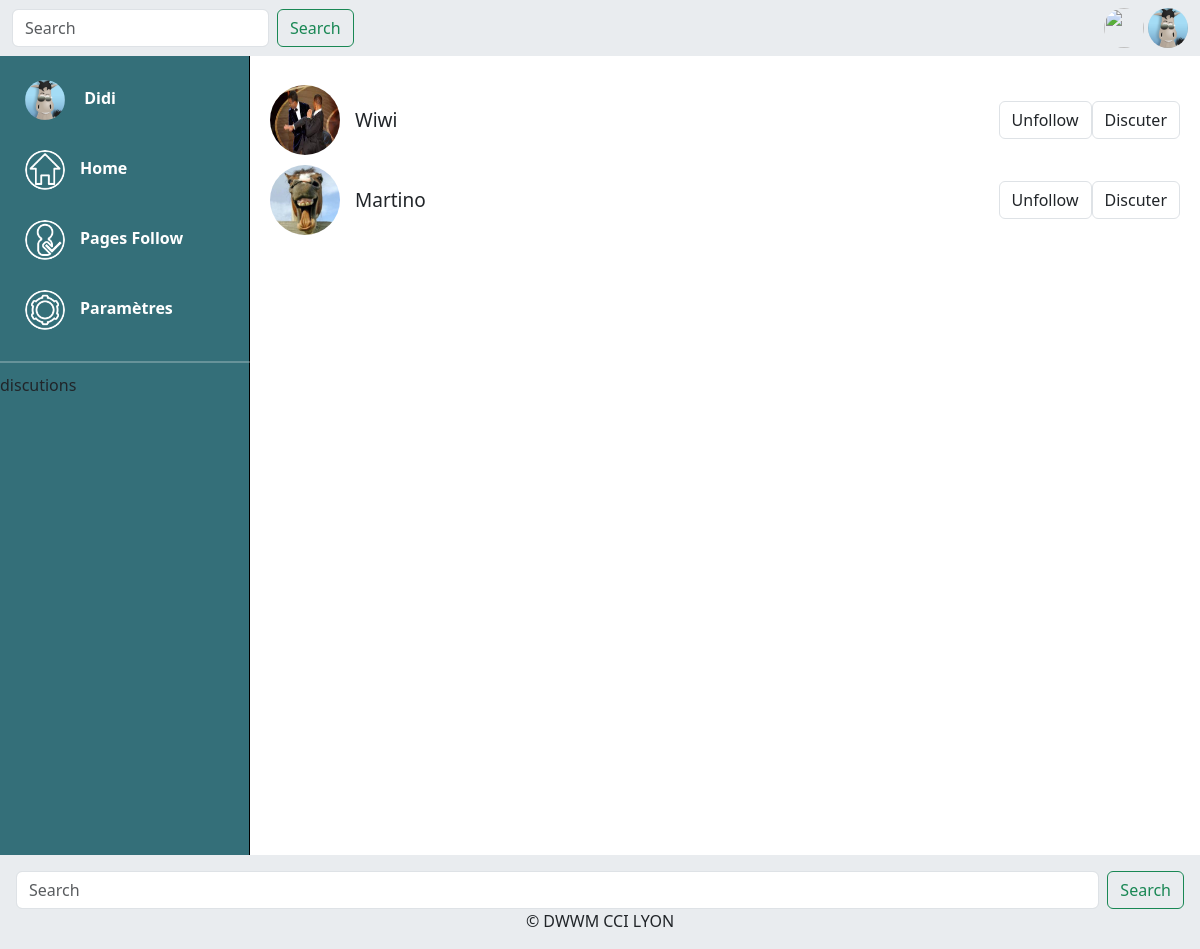
The app's page /index.php?page=follow (signed in) with its own data.
### tables this page shows
CREATE TABLE IF NOT EXISTS `friends` (
  `id` int(11) NOT NULL AUTO_INCREMENT,
  `id_user` int(11) NOT NULL,
  `id_follow` int(11) NOT NULL,
  PRIMARY KEY (`id`),
  KEY `FK_FriendsIdFollow_UsersIdUsers` (`id_follow`)
);

CREATE TABLE IF NOT EXISTS `users` (
  `id` int(11) NOT NULL AUTO_INCREMENT,
  `admin` int(11) DEFAULT 0,
  `id_photo` int(11) DEFAULT 3,
  `firstname` varchar(255) NOT NULL,
  `name` varchar(255) NOT NULL,
  `pseudo` varchar(255) NOT NULL,
  `gender` varchar(50) NOT NULL,
  `mail` varchar(255) NOT NULL,
  `password` varchar(255) NOT NULL,
  `src_photo` text DEFAULT NULL,
  `src_banner` text DEFAULT NULL,
  `date_create` datetime NOT NULL DEFAULT current_timestamp(),
  PRIMARY KEY (`id`),
  KEY `FK_UsersIdPhoto_PhotoId` (`id_photo`)
);

### controllers/controller_follow.php (called while the page is built, shortened)
<?php
$db = connectDB();
$id_user = $_SESSION['id'];
$sql = $db->prepare("SELECT *,
    friends.id_user AS friend_id_user,
    friends.id_follow AS id_follow,
    users.src_photo AS photo_src,
    users.pseudo AS user_pseudo
FROM friends
INNER JOIN users ON users.id = friends.id_follow
WHERE friends.id_user = :id_user");
$sql->bindParam(':id_user', $id_user, PDO::PARAM_INT);
$sql->execute();
$friends = $sql->fetchAll(PDO::FETCH_ASSOC);
include "./views/layout.phtml";

### index.php (called while the page is built, shortened)
<?php
require "./services/router.php";
require "./controllers/controller_{$page}.php";

### views/template_follow.phtml (the view, shortened to what this page needs)
<?php foreach ($friends as $friend) : ?>
    <div class="userfollow" id="friend_<?= $friend['id_follow']; ?>">
        <div class="userpseudo">
            <img src="<?= $friend['photo_src'] ?>" alt="">
            <p><?= $friend['user_pseudo'] ?></p>
        </div>
        <div class="followOption">
            <button class="unfollowed  form-control" data-followid="<?= $friend['id_follow']; ?>">Unfollow</button>
            <button class="  form-control">Discuter</button>
        </div>
    </div>
<?php endforeach; ?>

### asset/css/styles_follow.css (style rules this page uses)
.userfollow { display: flex; align-items: center; justify-content: space-between; margin: 10px 0; transition: 0.3s; }
.userpseudo { display: flex; align-items: center; }
.userfollow img { width: 70px; height: 70px; border-radius: 50%; }
.userfollow p { font-size: 19px; margin: 0 0 0 15px; }
.followOption { display: flex; }

### records on screen
friends: users.src_photo (picture), users.pseudo "Wiwi"
friends: users.src_photo (picture), users.pseudo "Martino"

### other values on screen
$_SESSION['pseudo'] "Didi"
